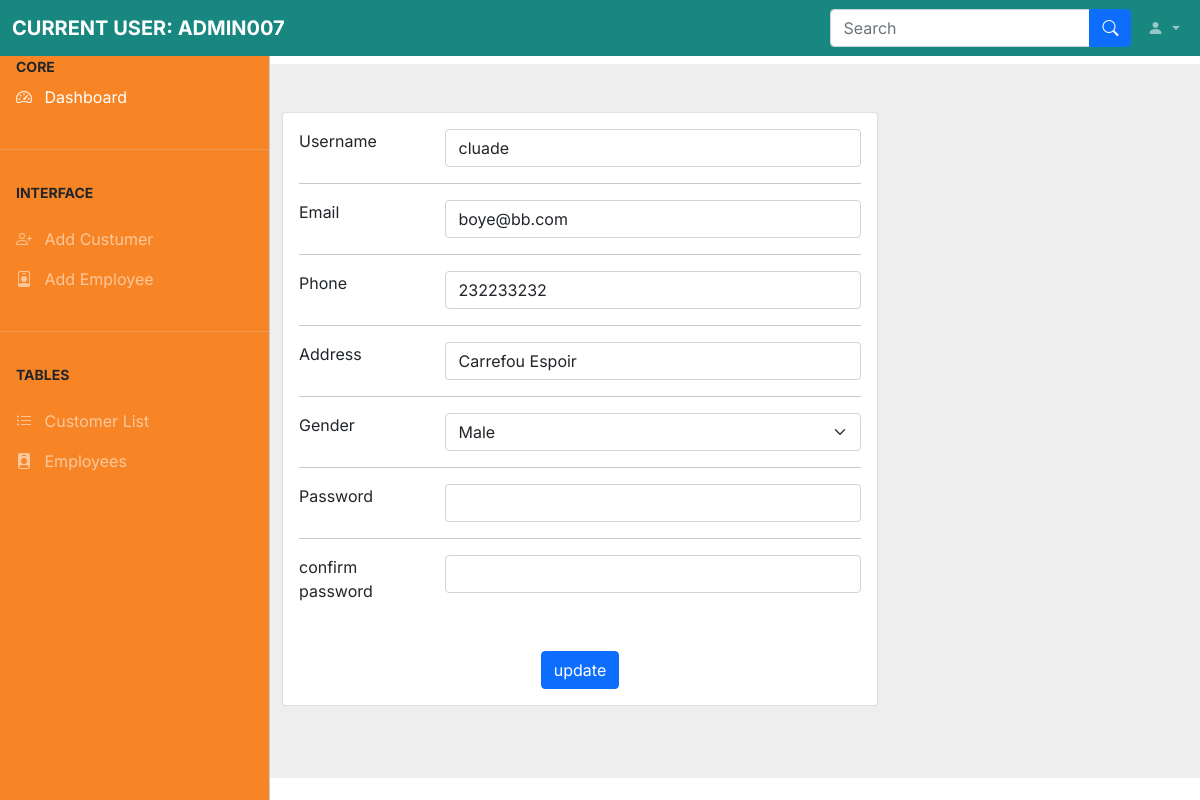
The app's page /controls/Account.php?id=1 (signed in) with its own data.
### tables this page shows
CREATE TABLE IF NOT EXISTS `employee` (
  `id` int NOT NULL AUTO_INCREMENT,
  `name` varchar(40) NOT NULL,
  `email` varchar(40) NOT NULL,
  `password` varchar(255) NOT NULL,
  `phone` varchar(15) NOT NULL,
  `address` varchar(40) NOT NULL,
  `gender` varchar(6) NOT NULL,
  PRIMARY KEY (`id`)
);

### controls/account.php (called while the page is built, shortened)
<?php
if(empty($_SESSION['id'])){
    $message = 'Please login to access this page';
    header('location: login.php');
}else{
    try{
        include __DIR__ . '/../includes/connect.php';
        include __DIR__ . '/../functions/functions.php';
        if(isset($_POST['id'])){
            if($_POST['id'] != $_SESSION['id']){
                $message = 'You are not allowed to access this page';
                ob_start();
                include __DIR__ . '/../templates/admindashboard.html.php';
                $output = ob_get_clean();
            }elseif ($_SESSION['prev'] == 'admin'){
                $curentuser = getViaId($pdo, 'admin', 'id', $_POST['id']);
                $params = ['id' => $_POST['id'],'name' => $_POST['username'], 'email' => $_POST['email'], 'phone' => $_POST['phone'],
                            'address' => $_POST['address'], 'gender' => $_POST['gender']];
                update($pdo, 'admin', 'id', $params);
                header('location: account.php?id='.$_POST['id']);
            }else{
                $params = ['id' => $_POST['id'],'name' => $_POST['username'], 'email' => $_POST['email'], 'phone' => $_POST['phone'],
                            'address' => $_POST['address'], 'gender' => $_POST['gender']];
                update($pdo, 'employee', 'id', $params);
                header('location: account.php?id='.$_POST['id']);
            }
        }else{
            if ($_SESSION['prev'] == 'admin'){
                $curentuser = getViaId($pdo, 'admin', 'id', $_GET['id']);
            }else{
                $curentuser = getViaId($pdo, 'employee', 'id', $_GET['id']);
            }
            include __DIR__ . '/../templates/account.html.php';
        }
    }catch (PDOException $e){
        $output = $e->getMessage();
    }
}
include __DIR__ . '/../templates/adminlayout.html.php';

### functions/functions.php (called while the page is built, shortened)
<?php
function query($pdo, $sql, $parameters = []) {
    $query = $pdo->prepare($sql);
    $query->execute($parameters);
    return $query;
}
function getViaId($pdo, $table, $prikey, $value){
    $sql = 'SELECT * FROM `' . $table . '` WHERE`' . $prikey . '` = :value';
    $params = [
        'value' => $value
    ];
    $query = query($pdo, $sql, $params);
    return $query->fetch();
}

### templates/account.html.php (the view, shortened to what this page needs)
<section style="background-color: #eee;">
  <div class="container py-5">
    <div class="row">
    <div class="col-lg-8">
    <form action="" method="post" autocomplete="off" enctype="multipart/form-data">
        <div class="card mb-4">
          <div class="card-body">
            <div class="row">
              <div class="col-sm-3">
                <p class="mb-0">Username</p>
              </div>
              <div class="col-sm-9">
                <input type="text" value="<?= $curentuser['name'] ?>" name="username" id="username" class="form-control" required>
              </div>
            </div>
            <hr>
            <div class="row">
              <div class="col-sm-3">
                <p class="mb-0">Email</p>
              </div>
              <div class="col-sm-9">
                <input type="email" value="<?= $curentuser['email'] ?>" name="email" id="email" class="form-control" required>
              </div>
            </div>
            <hr>
            <div class="row">
              <div class="col-sm-3">
                <p class="mb-0">Phone</p>
              </div>
              <div class="col-sm-9">
               <input type="text" value="<?= $curentuser['phone'] ?>" name="phone" id="phone" class="form-control" required><p class="text-muted mb-0">
              </div>
            </div>
            <hr>
            <div class="row">
              <div class="col-sm-3">
                <p class="mb-0">Address</p>
              </div>
              <div class="col-sm-9">
                <input type="address" required value="<?= $curentuser['address'] ?>" name="address" id="address" class="form-control">
              </div>
            </div>
            <hr>
            <div class="row">
              <div class="col-sm-3">
                <p class="mb-0">Gender</p>
              </div>
              <div class="col-sm-9">
                <div class="form-group ">
                    <select name="gender" class="form-select" aria-label="Default select example" required>
                        <option value="<?= $curentuser['gender'] ?>"><?= $curentuser['gender'] ?></option>
                    </select>
                </div>
              </div>
            </div>
            <hr>
            <div class="row">
              <div class="col-sm-3">
                <p class="mb-0">Password</p>
              </div>
              <div class="col-sm-9">
                <input type="address" required name="address" id="address" class="form-control">
              </div>
            </div>
            <hr>
            <div class="row">
              <div class="col-sm-3">
                <p class="mb-0">confirm password</p>
              </div>
              <div class="col-sm-9">
                <input type="address" required name="cpassword" id="address" class="form-control">
              </div>
            </div>
            <center>
                <div class="row center">
                    <div class="update ml-auto mr-auto mt-5">
                        <input type="submit" value="update" class="btn btn-primary">
                    </div>
                </div>
            </center>
          </div>
        </div>
    </form>
      </div>
    </div>
  </div>
</section>

### records on screen
employee: username "cluade", email "boye@bb.com", phone "232233232", address "Carrefou Espoir", gender "Male"

### other values on screen
$_SESSION['username'] "ADMIN007"
